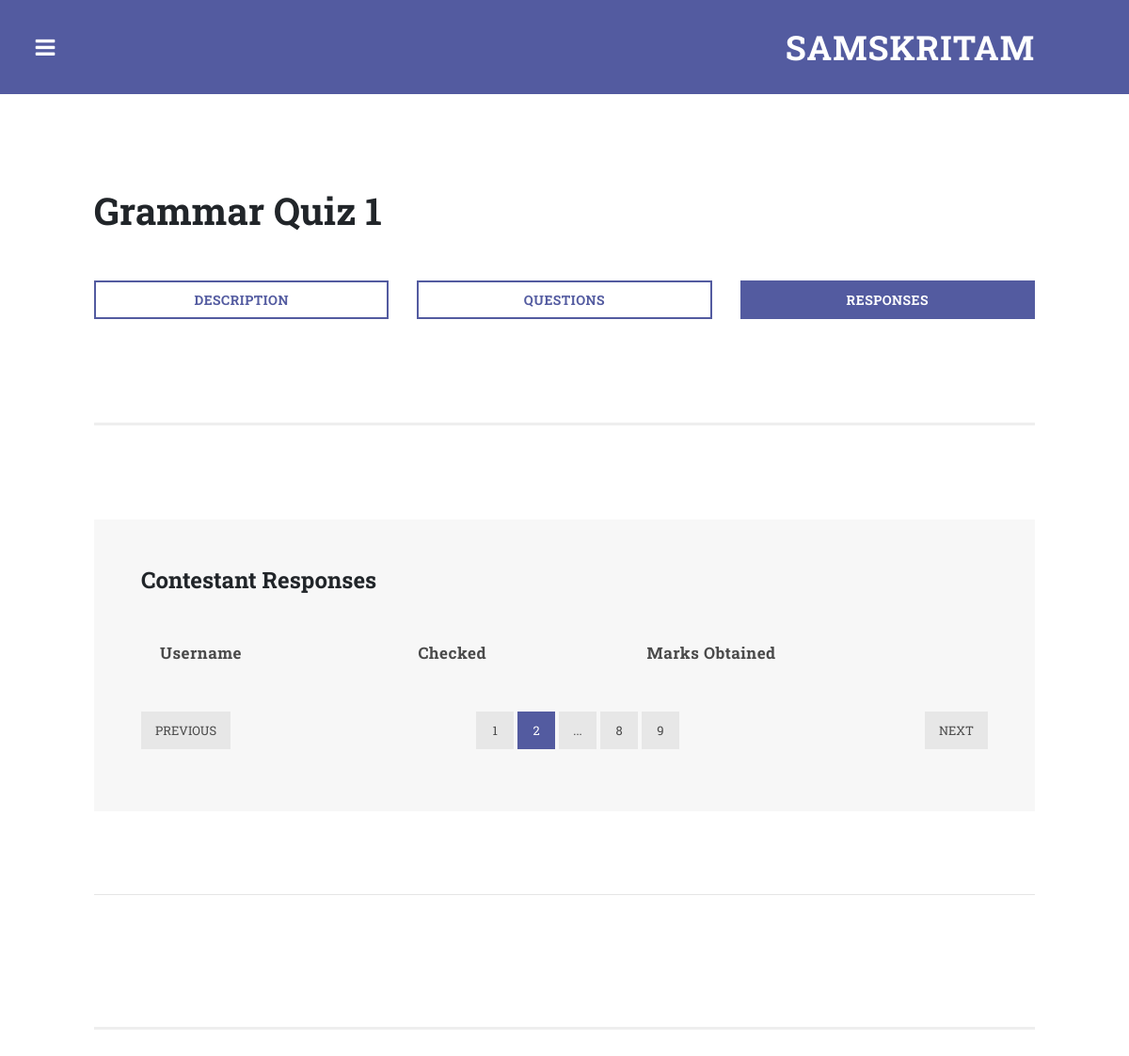
The app's page /my_competition_responses/1/ (signed in), older data.
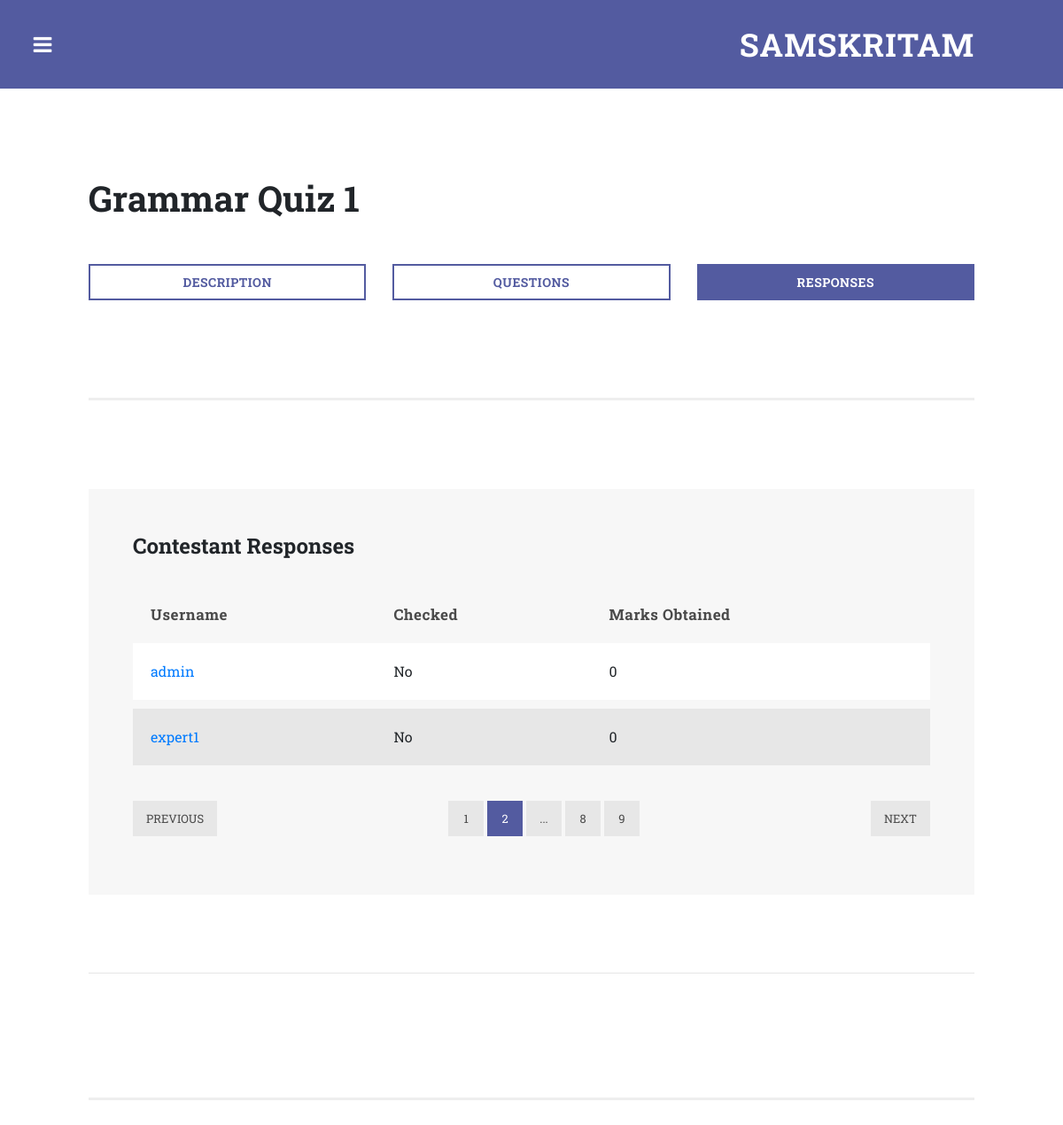
The same page, newer data.
### main/models.py (models this page shows, shortened)
class Competition(models.Model):
    name = models.CharField(max_length=200)
    organiser = models.ForeignKey(User,on_delete=models.SET_NULL,null=True)
    description = models.TextField(default='-')
    start_time = models.DateTimeField(null = True)
    end_time = models.DateTimeField(null = True)
    imageurl = models.TextField(null = True, blank = True,default='-')
    imagename = models.TextField(null = True, blank =True,default='-')

class Attempted_contests(models.Model):
    contest = models.ForeignKey(Competition,on_delete=models.SET_NULL,null=True)
    student = models.ForeignKey(User,on_delete=models.SET_NULL,null=True)
    evaluated = models.BooleanField(default=False)
    marks = models.IntegerField(default=0)

### main/views.py (the view)
# urls.py: path('my_competition_responses/<int:pk>/',views.my_competition_responses,name="my_competition_responses"),
def my_competition_responses(request,pk):
    expert = None
    if request.user.is_authenticated:
        if Expert_data.objects.filter(user = request.user):
            expert = request.user
    if not expert:
        return(redirect(home))
    competition = Competition.objects.get(pk=pk)
    attempted_contests = Attempted_contests.objects.filter(contest=competition)
    return render(request,'main/my_competition_responses.html',{"expert":expert,"competition":competition,"attempted_contests":attempted_contests})

### templates/main/my_competition_responses.html
{%extends "main/base.html"%}
{% load static %}
{% block content %}
                <div class="row">
                      <div class="col-md-12">
                    <div class="section-heading">
                      <h2 style="font-size:40px">{{competition.name}}</h2>
                    </div>
                  </div>
                      <div class="col-md-4">
                        <div class="border-rectangle-button">
                          <a href="{% url 'my_competition_description' pk=competition.pk %}">Description</a>
                        </div>
                      </div>
                      <div class="col-md-4">
                        <div class="border-rectangle-button">
                          <a href="{% url 'my_competition_questions' pk=competition.pk %}">Questions</a>
                        </div>
                      </div>
                      <div class="col-md-4">
                        <div class="filled-rectangle-button">
                          <a href="{% url 'my_competition_responses' pk=competition.pk %}">Responses</a>
                        </div>
                      </div>
                    </div>
                    <section class="tables">
              <div class="container-fluid">
                <div class="row">
                  <div class="col-md-12">
                    <div class="default-table">
                      <div class="section-heading">
                        <h2>Contestant Responses</h2>
                      </div>
                      <table>
                        <thead>
                          <tr>
                            <th>Username</th>
                            <th>Checked</th>
                            <th>Marks Obtained</th>
                          </tr>
                        </thead>
                        <tbody>
                          {% for student in attempted_contests %}
                          <tr>
                            <td><a href="{% url 'my_competition_student_response' pk=competition.pk student_id=student.student.pk %}">{{student.student}}</a></td>
                            {% if student.evaluated %}
                            <td>Yes</td>
                            {% else %}
                            <td>No</td>
                            {%endif%}
                            <td>{{student.marks}}</td>
                          </tr>
                          {% endfor %}
                        </tbody>
                      </table>
                      <ul class="table-pagination">
                        <li><a href="#">Previous</a></li>
                        <li><a href="#">1</a></li>
                        <li class="active"><a href="#">2</a></li>
                        <li><a href="#">...</a></li>
                        <li><a href="#">8</a></li>
                        <li><a href="#">9</a></li>
                        <li><a href="#">Next</a></li>
                      </ul>
                    </div>
                    <br><br><br>
                    <hr>
                    <br>
                  </div>
                </div>
              </div>
            </section>
{%endblock%}

### templates/main/base.html (shortened to what this page needs)
{% load static %}
<!DOCTYPE html>
<html lang="en">
<head>
  <link href="{% static 'main/vendor/bootstrap/css/bootstrap.min.css' %}" rel="stylesheet">
  <link rel="stylesheet" href="{% static 'main/assets/css/fontawesome.css' %}">
  <link rel="stylesheet" href="{% static 'main/assets/css/templatemo-style.css' %}">
  <link rel="stylesheet" href="{% static 'main/assets/css/owl.css' %}">
  <link rel="stylesheet" href="{% static 'main/assets/css/style.css' %}">
</head>
<body class="is-preload">
  <div id="wrapper">
    <div id="main">
      <div class="inner">
        <header id="header">
          <div class="logo">
            <a href="{% url 'home' %}">Samskritam</a>
          </div>
        </header>
        {% block content %}
        {% endblock %}
      </div>
    </div>
  </div>
</body>
</html>

### static/main/assets/css/templatemo-style.css (style rules this page uses)
body { font-family: 'Roboto Slab', sans-serif; }
section { border-bottom: 3px solid #eee; padding-bottom: 100px; }
#wrapper { display: -moz-flex; display: -webkit-flex; display: -ms-flex; display: flex; -moz-flex-direction: row-reverse; -webkit-flex-direction: row-reverse; -ms-flex-direction: row-reverse; flex-direction: row-reverse; min-height: 100vh; }
#main { -moz-flex-grow: 1; -webkit-flex-grow: 1; -ms-flex-grow: 1; flex-grow: 1; -moz-flex-shrink: 1; -webkit-flex-shrink: 1; -ms-flex-shrink: 1; flex-shrink: 1; width: 100%; }
#main > .inner { padding: 100px; }
section.tables { margin-top: 80px; border-top: 3px solid #eee!important; padding-top: 100px; }
section.tables .container-fluid { padding-left: 0px; padding-right: 0px; }
.default-table { -webkit-overflow-scrolling: touch; overflow-x: auto; background-color: #f7f7f7; padding: 50px; }
table { width: 100%; }
table tbody tr { border-left: 0; border-right: 0; border-bottom: 10px solid #f7f7f7; }
table td { padding: 20px; }
table th { padding: 0px 20px 20px 20px; font-size: 17px; font-weight: 700; letter-spacing: 0.5px; text-align: left; text-transform: capitalize; }
table tbody tr { background-color: #e7e7e7; }
table tbody tr:nth-child(2n + 1) { background-color: #fff; }
table th { color: #4a4a4a; }
ul.table-pagination { padding: 0; margin-top: 30px; list-style: none; text-align: center; }
ul.table-pagination li { display: inline-block; }
ul.table-pagination li:first-child { float: left; }
ul.table-pagination li:last-child { float: right; }
ul.table-pagination li a { display: inline-block; height: 40px; background-color: #e7e7e7; text-align: center; line-height: 40px; padding: 0px 15px; min-width: 40px; color: #4a4a4a; text-transform: uppercase; font-size: 13px; transition: all 0.5s; }
ul.table-pagination li a:hover, ul.table-pagination li.active a { background-color: #535ba0; color: #fff; }
.filled-rectangle-button { margin-bottom: 30px; }
.filled-rectangle-button a { font-size: 14px; font-weight: 700; text-transform: uppercase; display: inline-block; padding: 8px; width: 100%; text-align: center; letter-spacing: 0.5px; color: #fff; border: 2px solid #535ba0; transition: all 0.5s; background-color: rgba(83,91,160,1); }
.border-rectangle-button { margin-bottom: 30px; }
.border-rectangle-button a { font-size: 14px; font-weight: 700; text-transform: uppercase; display: inline-block; padding: 8px; width: 100%; text-align: center; letter-spacing: 0.5px; color: #535ba0; border: 2px solid #535ba0; transition: all 0.5s; background-color: rgba(83,91,160,0.0); }
.section-heading h2 { margin-top: 0px; font-size: 24px; font-weight: 700; margin-bottom: 50px; }
#header { display: -moz-flex; display: -webkit-flex; display: -ms-flex; display: flex; position: relative; background-color: #535ba0; margin: -100px -100px 100px -100px; }
#header .logo { text-align: right; display: inline-block; width: 100%; height: 100px; line-height: 100px; }
#header .logo a { font-size: 36px; text-transform: uppercase; letter-spacing: 1px; color: #fff; font-weight: 700; margin-right: 100px; }

Row changes from the older to the newer data that the page shows:
added Attempted_contests: student "admin", evaluated "No", marks "0"
added Attempted_contests: student "expert1", evaluated "No", marks "0"
